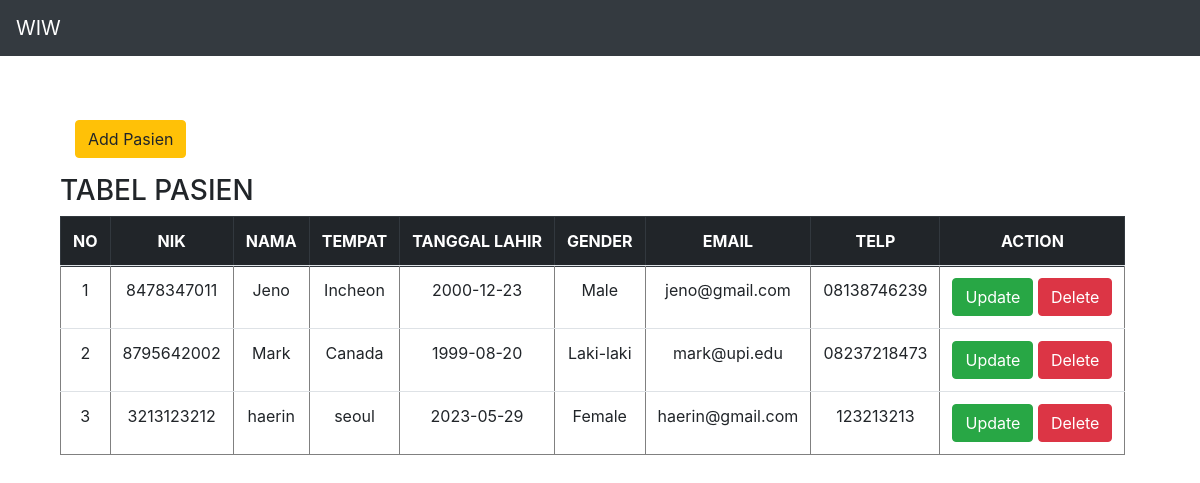
Page /MVP-01/index.php on the committed database.
### tables this page shows
CREATE TABLE `pasien` (
  `id` int(11) NOT NULL,
  `nik` varchar(100) NOT NULL,
  `nama` varchar(100) NOT NULL,
  `tempat` varchar(100) NOT NULL,
  `tl` varchar(100) NOT NULL,
  `gender` varchar(10) NOT NULL,
  `email` varchar(100) NOT NULL,
  `telp` varchar(100) NOT NULL
);

### MVP-01/presenter/ProsesPasien.php (called while the page is built, shortened)
<?php
class ProsesPasien implements KontrakPresenter
{
	private $tabelpasien;
	private $data = [];
	function __construct()
	{
		try {
			$db_host = "localhost";
			$db_user = "root";
			$db_password = "";
			$db_name = "pasien";
			$this->tabelpasien = new TabelPasien($db_host, $db_user, $db_password, $db_name);
			$this->data = array();
		} catch (Exception $e) {
			echo "wiw error" . $e->getMessage();
		}
	}
	function prosesDataPasien()
	{
		try {
			$this->tabelpasien->open();
			$this->tabelpasien->getPasien();
			while ($row = $this->tabelpasien->getResult()) {
				$this->data[] = $row;
			}
		} catch (Exception $e) {
			echo "wiw error part 2" . $e->getMessage();
		}
	}
	function getId($i)
	{
		return $this->data[$i]['id'];
	}
	function getNik($i)
	{
		return $this->data[$i]['nik'];
	}
	function getNama($i)
	{
		return $this->data[$i]['nama'];
	}
	function getTempat($i)
	{
		return $this->data[$i]['tempat'];
	}
	function getTl($i)
	{
		return $this->data[$i]['tl'];
	}
	function getGender($i)
	{
		return $this->data[$i]['gender'];
	}
	function getEmail($i)
	{
		return $this->data[$i]['email'];
	}
	function getTelp($i)
	{
		return $this->data[$i]['telp'];
	}
	function getSize()
	{
		return sizeof($this->data);
	}
}

### MVP-01/index.php (called while the page is built, shortened)
<?php
include("model/Template.class.php");
include("model/DB.class.php");
include("view/TampilPasien.php");
$tp = new TampilPasien();
$data = $tp->tampil();

### MVP-01/model/DB.class.php (called while the page is built, shortened)
<?php
class DB
{
	var $db_host = '';
	var $db_user = '';
	var $db_password = '';
	var $db_name = '';
	var $db_link = '';
	function __construct($db_host = '', $db_user = '', $db_password = '', $db_name = '')
	{
		$this->db_host = $db_host;
		$this->db_user = $db_user;
		$this->db_password = $db_password;
		$this->db_name = $db_name;
	}
	function open()
	{
		$this->db_link = mysqli_connect($this->db_host, $this->db_user, $this->db_password, $this->db_name);
	}
	function execute($query = "")
	{
		$this->result = mysqli_query($this->db_link, $query);
		return $this->result;
	}
}

### MVP-01/model/TabelPasien.class.php (called while the page is built, shortened)
<?php
class TabelPasien extends DB
{
	function getPasien()
	{
		$query = "SELECT * FROM pasien";
		return $this->execute($query);
	}
}

### MVP-01/view/TampilPasien.php (the view, shortened to what this page needs)
<?php
include_once("presenter/ProsesPasien.php");
class TampilPasien implements KontrakView
{
	private $prosespasien;
	function __construct()
	{
		$this->prosespasien = new ProsesPasien();
	}
	function tampil()
	{
		$this->prosespasien->prosesDataPasien();
		$data = null;
		for ($i = 0; $i < $this->prosespasien->getSize(); $i++) {
			$no = $i + 1;
			$data .= '<tr>
			<td>' . $no . '</td>
			<td>' . $this->prosespasien->getNik($i) . '</td>
			<td>' . $this->prosespasien->getNama($i) . '</td>
			<td>' . $this->prosespasien->getTempat($i) . '</td>
			<td>' . $this->prosespasien->getTl($i) . '</td>
			<td>' . $this->prosespasien->getGender($i) . '</td>
			<td>' . $this->prosespasien->getEmail($i) . '</td>
			<td>' . $this->prosespasien->getTelp($i) . '</td>
			<td><a href="add.php?id=' . $i . '"><button type="button" class="btn btn-success text-white">Update</button></a>
			<a href="index.php?hapus=' . $this->prosespasien->getId($i) . '"><button type="button" class="btn btn-danger">Delete</button></a></td>
			</tr>';
		}
	}
}

### MVP-01/model/Template.class.php (shortened to what this page needs)
<?php
class Template{
	var $content = '';
	function __construct($filename = ''){
		$this->content = implode('', @file($filename));
	}
	function clear(){
		$this->content = preg_replace("/DATA_[A-Z|_|0-9]+/", "", $this->content);
	}
	function write(){
		print $this->content;
	}
	function replace($old = '', $new = ''){
		if(is_int($new)){
			$value = sprintf("%d", $new);
		}elseif(is_float($new)){
			$value = sprintf("%f", $new);
		}elseif(is_array($new)){
			$value = '';
			foreach( $new as $item){
				$value .= $item. '';
			}
		}else{
			$value = $new;
		}
		$this->content = preg_replace("/$old/",  $value, $this->content);
	}
}

### rows in the picture
pasien: no "1", nik "8478347011", nama "Jeno", tempat "Incheon", tl "2000-12-23", gender "Male", email "jeno@gmail.com", telp "08138746239"
pasien: no "2", nik "8795642002", nama "Mark", tempat "Canada", tl "1999-08-20", gender "Laki-laki", email "mark@upi.edu", telp "08237218473"
pasien: no "3", nik "3213123212", nama "haerin", tempat "seoul", tl "2023-05-29", gender "Female", email "haerin@gmail.com", telp "123213213"

### other values in the picture
$this->content "WIW Add Pasien TABEL PASIEN NO NIK NAMA TEMPAT TANGGAL LAHIR GENDER EMAIL TELP ACTION"
